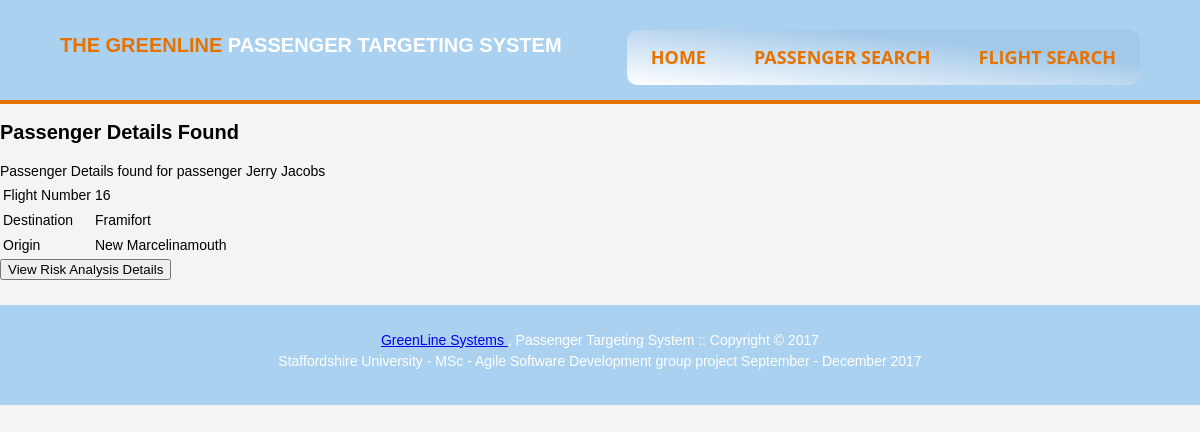
Page /siteCode/PassengerDetails.php?id=15 on the committed database.
### tables this page shows
CREATE TABLE PASSENGER_DETAIL(
	PASSENGER_ID BIGINT UNSIGNED AUTO_INCREMENT PRIMARY KEY,
    FIRSTNAME VARCHAR(40) NOT NULL,
    SURNAME VARCHAR(40) NOT NULL,
    AGE TINYINT NOT NULL,
    ADDRESS TEXT NOT NULL
);

CREATE TABLE PASSENGER_AET_FLIGHT(
	PASSENGER_ID BIGINT UNSIGNED,
	FLIGHT_NUMBER BIGINT UNSIGNED,
	FOREIGN KEY(PASSENGER_ID) REFERENCES PASSENGER_DETAIL(PASSENGER_ID),
    FOREIGN KEY(FLIGHT_NUMBER) REFERENCES FLIGHT_DETAIL(FLIGHT_NUMBER)
);

CREATE TABLE FLIGHT_DETAIL(
	FLIGHT_NUMBER BIGINT UNSIGNED AUTO_INCREMENT PRIMARY KEY,
    CREW TINYINT UNSIGNED NOT NULL,
    DESTINATION TEXT NOT NULL,
    ORIGIN TEXT NOT NULL,
    FLIGHT_CAPACITY SMALLINT UNSIGNED NOT NULL
);

### siteCode/PassengerDetails.php (the view, shortened to what this page needs)
<?php
$query = "SELECT flight_number FROM PASSENGER_AET_FLIGHT WHERE passenger_id='".$_GET['id']."' ";
$query2="SELECT firstname,surname FROM PASSENGER_DETAIL WHERE passenger_id='".$_GET['id']."' ";
if(!empty($_GET['id']))
{
	$result=mysqli_query($link,$query);
		while ($row = mysqli_fetch_array($result,MYSQLI_NUM)){
			$flightnum=$row[0];
		}
	$result2=mysqli_query($link,$query2);
	while ($row = mysqli_fetch_array($result2,MYSQLI_NUM)){
		$firstname=$row[0];
		$surname=$row[1];
	}
	$query3="SELECT destination,origin FROM FLIGHT_DETAIL WHERE flight_number='".$flightnum."' ";
	$result3=mysqli_query($link,$query3);
	while ($row = mysqli_fetch_array($result3,MYSQLI_NUM)){
		$destination=$row[0];
		$origin=$row[1];
	}
 }
?>
 <!DOCTYPE html>
<html>
     <head>
               <link rel="stylesheet" type="text/css" href= "css/HomePage.css">
    </head>
         <body>
           <header>
             <div class="container">
                 <div id="branding">
                     <h1><span class="highlight">The GreenLine</span> Passenger Targeting System </h1>
                </div>
                  <div>
                     <nav>
                        <ul>
                      <li><a href="HomePage.php">Home</a></li>
                      <li><a href="searchPassenger.php">Passenger Search</a></li>
                      <li><a href="searchFlights.php">Flight Search</a></li>
                   </ul>
                       </nav>
                   </div>
               </div>
            </header>
              <div class="wrapper">
       <h1> Passenger Details Found</h1>
       <p>Passenger Details found for passenger <?php echo $firstname . " " . $surname;?></p>
               <table>
                   <tr>
                       <td>Flight Number</td>
                       <td><?php echo $flightnum ?></td>
                   </tr>
                  <tr>
                       <td>Destination</td>
                       <td><?php echo $destination  ?></td>
                   </tr>
                   <tr>
                       <td>Origin</td>
                       <td><?php echo $origin ?></td>
                   </tr>
               </table>
       <form action = "RiskDetails.php" method = "POST">
       <p><input type="submit" name="getRisk" value="View Risk Analysis Details" />
               </p>
       </form>
              </div>
        <footer class="mainFooter">
            <p><a href="#" title="The GreenLine System" TheTheGreenLineSystem.com> GreenLine Systems </a>, Passenger Targeting System :: Copyright &copy; 2017</br>
            Staffordshire University - MSc - Agile Software Development group project September - December 2017 </p>
        </footer>
        </body>
</html>

### siteCode/css/HomePage.css (style rules this page uses)
html, body, div, h3, p, ul, li, img { margin: 0; padding: 0; }
h1 { color:#000000; font-size:20px; }
article, aside, figure, footer, header, hgroup, menu, nav, section { display: block; }
body { padding: 0; margin: 0; background-color: #f4f4f4; font-family: Arial, Helvetica, sans-serif; font-size: 14px; line-height: 1.5; }
.container { width: 90%; margin: auto; overflow: hidden; }
ul { margin: 0; padding: 0; }
header { background: #ABD1F0; color: #ffffff; padding-top: 30px; min-height: 70px; border-bottom: #e67300 4px solid; }
header a { color: #ffffff; text-decoration: none; text-transform: uppercase; font-size: 16px; }
header li { float: left; display: inline; padding-top: 0; padding-right: 10px; padding-bottom: 0; padding-left: 10px; }
header #branding { float: left; }
header #branding h1 { color: #ffffff; margin: 0; text-transform: uppercase; font-size: 20px; }
nav { float: right; margin-top: 3px; background-image: linear-gradient(to right top, #ffffff 0%, #a3c9e9 70%); max-width: 860px; mask-image: linear-gradient rgba(255, 255, 255, 0) 0%, #ffffff 25%, #ffffff 75%, rgba(255, 255, 255, 0) 100%); margin: 0 auto 0 0; padding: 0px 0; border: 0px solid #ffffff; border-radius: 10px; color: #e67300; font-weight: bold; margin-top= 8px; }
nav ul { text-align: center; background: linear-gradient(90deg, #ffffff 0%, #ffffff 25%, #ffffff 75%, rgba(255, 255, 255, 0) 100%); box-shadow: 0 0 25px rgba(0, 0, 0, 0.1), inset 0 0 1px rgba(255, 255, 255, 0.6); }
nav ul li { display: inline-block; border: 0px solid #ffffff; border-radius: 10px; }
nav ul li a { padding: 14px; font-family: "Open Sans"; text-transform:uppercase; color: #e67300 ; font-size: 18px; text-decoration: none; display: block; border: 0px solid #ffffff; border-radius: 10px; }
.highlight, header a { color: #e67300; font-weight: bold; margin-top= 8px; }
.wrapper { width: 1200px; margin: 0 auto; }
footer.mainFooter { padding: 25px; margin-top: 25px; color: #ffffff; background-color: #ABD1F0; text-align: center; height: 50px; }

### rows in the picture
passenger_detail: FIRSTNAME "Jerry", SURNAME "Jacobs"
passenger_aet_flight: FLIGHT_NUMBER "16"
flight_detail: DESTINATION "Framifort", ORIGIN "New Marcelinamouth"
